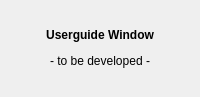
<?xml version="1.0" encoding="UTF-8"?>
<ui version="4.0">
 <class>Dialog_Userguide</class>
 <widget class="QDialog" name="Dialog_Userguide">
  <property name="geometry">
   <rect>
    <x>0</x>
    <y>0</y>
    <width>200</width>
    <height>97</height>
   </rect>
  </property>
  <property name="windowTitle">
   <string>Userguide - CMOPM</string>
  </property>
  <property name="windowIcon">
   <iconset resource="compiled/resources.qrc">
    <normaloff>:/icons/images/icons/toolkit.png</normaloff>:/icons/images/icons/toolkit.png</iconset>
  </property>
  <layout class="QVBoxLayout" name="verticalLayout">
   <item>
    <widget class="QLabel" name="label">
     <property name="text">
      <string>&lt;html&gt;&lt;head/&gt;&lt;body&gt;&lt;p align=&quot;center&quot;&gt;&lt;span style=&quot; font-weight:600;&quot;&gt;Userguide Window&lt;/span&gt;&lt;/p&gt;&lt;p align=&quot;center&quot;&gt;- to be developed -&lt;/p&gt;&lt;/body&gt;&lt;/html&gt;</string>
     </property>
    </widget>
   </item>
  </layout>
 </widget>
 <resources>
  <include location="compiled/resources.qrc"/>
 </resources>
 <connections/>
</ui>
